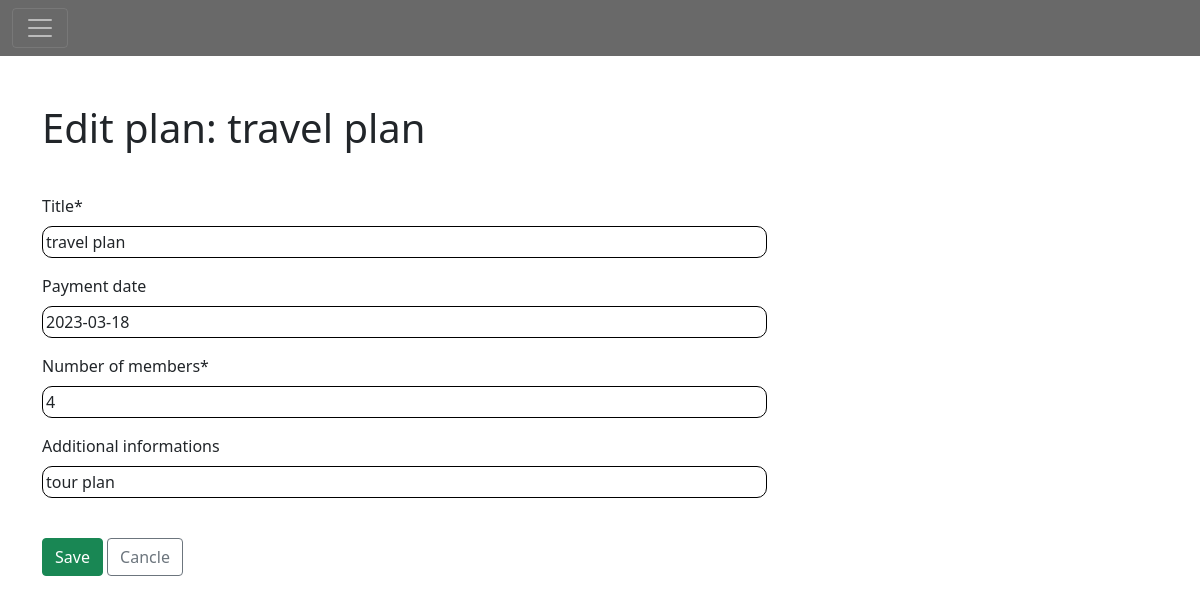
/edit_plan/2 (signed in), run on the app's committed database.
### costsplit/models.py (models this page shows, shortened)
class Plan(models.Model):
    user = models.ForeignKey(
        User, on_delete=models.CASCADE, related_name='plan', null=True)
    title = models.CharField(max_length=50)
    payment_date = models.DateField()
    total_members = models.IntegerField(default=1)
    plan_info = models.CharField(max_length=400, default=None)

### costsplit/views.py (the view)
# urls.py: path("edit_plan/<str:id>", views.edit_plan, name="edit_plan"),
def edit_plan(request, id):
    if request.user.is_authenticated:
        single_plan = Plan.objects.get(id=id)
        form = CreateNewPlan(instance=single_plan)
        if single_plan in request.user.plan.all():
            if request.method == 'POST':
                form = CreateNewPlan(request.POST, instance=single_plan)
                if form.is_valid():
                    form.save()
                    return HttpResponseRedirect(f'/single_plan/{id}')
            return render(request, 'account/edit_plan.html',
                          {'form': form, 'single_plan': single_plan})
        else:
            return HttpResponseRedirect('/')
    else:
        return HttpResponseRedirect('/login')

### costsplit/forms.py
class CreateNewPlan(forms.ModelForm):
    def __init__(self, *args, **kwargs):
        super().__init__(*args, **kwargs)
        self.fields['title'] = forms.CharField(label='Title', max_length=200)
        self.fields['total_members'] = forms.IntegerField(
            label='Number of members', min_value=1)
        self.fields['payment_date'] = forms.DateField(label='Payment date',
                                                      required=False, initial=datetime.datetime.now)
        self.fields['plan_info'] = forms.CharField(
            label='Additional informations', required=False)
    class Meta:
        model = Plan
        exclude = ['user']

### costsplit/templates/account/edit_plan.html (shortened to what this page needs)
{% extends 'base.html' %}
{% load crispy_forms_tags %}
{% block content %}
<h1>Edit plan: {{single_plan.title}}</h1>
<form method="POST" , action="" class="form-group">
    {{ form| crispy }}
    <button type="submit" class="btn btn-success">Save</button>
    <a href="/single_plan/{{single_plan.id}}" class="btn btn-outline-secondary">Cancle</a>
</form>
{% endblock %}

### costsplit/templates/base.html (style rules this page uses)
.form-group div { margin-top: 10px; }
.textinput, .emailinput, .numberinput, .dateinput { padding: 3px; border-radius: 10px; width: 65%; border: 1px solid; border-color: black; }

### data on the page
Plan: title "travel plan", payment_date "2023-03-18", total_members "4", plan_info "tour plan"
